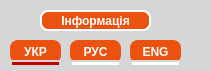
   <widget class="QWidget" name="widgetInfoLang" native="true">
    <property name="geometry">
     <rect>
      <x>580</x>
      <y>10</y>
      <width>211</width>
      <height>71</height>
     </rect>
    </property>
    <property name="styleSheet">
     <string notr="true">QWidget{
background-color:rgb(214, 214, 214);
color: rgb(255, 255, 255);
border-radius: 1em;
}</string>
    </property>
    <widget class="QPushButton" name="pushButtonInfo">
     <property name="geometry">
      <rect>
       <x>40</x>
       <y>10</y>
       <width>111</width>
       <height>21</height>
      </rect>
     </property>
     <property name="font">
      <font>
       <weight>75</weight>
       <bold>true</bold>
      </font>
     </property>
     <property name="styleSheet">
      <string notr="true">QPushButton{
border: 2px solid #ffffff;
border-radius: 8px;
background-color: #eb510f;
}</string>
     </property>
     <property name="text">
      <string>Інформація</string>
     </property>
     <property name="icon">
      <iconset resource="resource.qrc">
       <normaloff>:/new/icons/InformationIcon.png</normaloff>:/new/icons/InformationIcon.png</iconset>
     </property>
     <property name="iconSize">
      <size>
       <width>12</width>
       <height>12</height>
      </size>
     </property>
    </widget>
    <widget class="QPushButton" name="pushButtonUKR">
     <property name="geometry">
      <rect>
       <x>10</x>
       <y>40</y>
       <width>51</width>
       <height>23</height>
      </rect>
     </property>
     <property name="font">
      <font>
       <weight>75</weight>
       <bold>true</bold>
      </font>
     </property>
     <property name="styleSheet">
      <string notr="true">QPushButton{
border-radius: 8px;
background-color: #eb510f;
}</string>
     </property>
     <property name="text">
      <string>УКР</string>
     </property>
    </widget>
    <widget class="QPushButton" name="pushButtonRUS">
     <property name="geometry">
      <rect>
       <x>70</x>
       <y>40</y>
       <width>51</width>
       <height>23</height>
      </rect>
     </property>
     <property name="font">
      <font>
       <weight>75</weight>
       <bold>true</bold>
      </font>
     </property>
     <property name="styleSheet">
      <string notr="true">QPushButton{
border-radius: 8px;
background-color: #eb510f;
}</string>
     </property>
     <property name="text">
      <string>РУС</string>
     </property>
    </widget>
    <widget class="QPushButton" name="pushButtonENG">
     <property name="geometry">
      <rect>
       <x>130</x>
       <y>40</y>
       <width>51</width>
       <height>23</height>
      </rect>
     </property>
     <property name="font">
      <font>
       <weight>75</weight>
       <bold>true</bold>
      </font>
     </property>
     <property name="styleSheet">
      <string notr="true">QPushButton{
border-radius: 8px;
background-color: #eb510f;
}</string>
     </property>
     <property name="text">
      <string>ENG</string>
     </property>
    </widget>
    <widget class="QWidget" name="widgetLocaleSelectRUS" native="true">
     <property name="geometry">
      <rect>
       <x>70</x>
       <y>60</y>
       <width>51</width>
       <height>7</height>
      </rect>
     </property>
     <property name="styleSheet">
      <string notr="true">QWidget{
border: 2px solid #d6d6d6;
background-color:white;
border-color: rgb(214, 214, 214);
}</string>
     </property>
    </widget>
    <widget class="QWidget" name="widgetLocaleSelectUKR" native="true">
     <property name="geometry">
      <rect>
       <x>10</x>
       <y>60</y>
       <width>51</width>
       <height>7</height>
      </rect>
     </property>
     <property name="styleSheet">
      <string notr="true">QWidget{
border: 2px solid #d6d6d6;
background-color:rgb(194, 0, 0);
}</string>
     </property>
    </widget>
    <widget class="QWidget" name="widgetLocaleSelectENG" native="true">
     <property name="geometry">
      <rect>
       <x>130</x>
       <y>60</y>
       <width>51</width>
       <height>7</height>
      </rect>
     </property>
     <property name="styleSheet">
      <string notr="true">QWidget{
border: 2px solid #d6d6d6;
background-color:white;
border-color: rgb(214, 214, 214);
}</string>
     </property>
    </widget>
   </widget>
